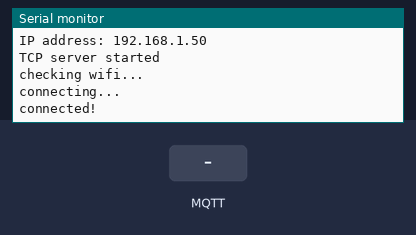
A sketch run on a simulated ESP32. On the bench: the last lines printed to the serial monitor. The test bench sets the inputs (shaded band). WiFi joins after 1.5 s; servers stay silent unless stated; no MQTT or app messages arrive unless stated.

Above: at 4.2 s.
4.3 s: MQTT message "1" arrives on the first subscribed topic
At 5.1 s:
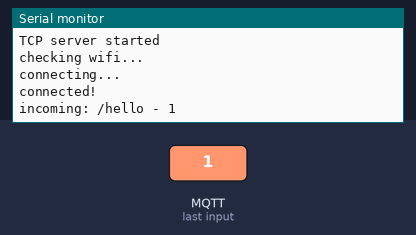
5.8 s: MQTT message "on" arrives on the first subscribed topic
At 7.0 s:
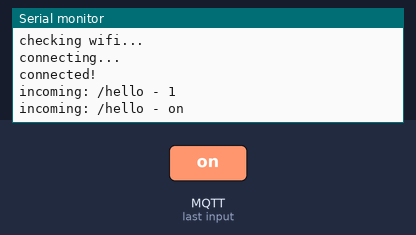
7.3 s: MQTT message "off" arrives on the first subscribed topic
At 8.6 s:
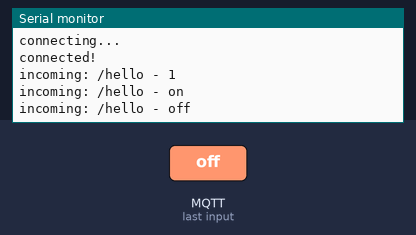

The sketch:

sketch_mqtt_demo.ino
```cpp
// This example uses an ESP32 Development Board
// to connect to shiftr.io.
//
// You can check on your device after a successful
// connection here: https://shiftr.io/try.
//
// by Joël Gähwiler
// https://github.com/256dpi/arduino-mqtt

#include <WiFiClientSecure.h>
#include <MQTT.h>

const char ssid[] = "XYZ";
const char password[] = "PDQ";

WiFiClientSecure net;
MQTTClient client(1024);

unsigned long lastMillis = 0;

void connect() {
  Serial.print("checking wifi...");
  while (WiFi.status() != WL_CONNECTED) {
    Serial.print(".");
    delay(1000);
  }

  Serial.print("\nconnecting...");
  while (!client.connect("smarthouse", false)) {
    Serial.println("Trying to connect to MQTt broker");
    delay(1000);
  }

  Serial.println("\nconnected!");

  client.subscribe("/hello");
  // client.unsubscribe("/hello");
}

void messageReceived(String &topic, String &payload) {
  Serial.println("incoming: " + topic + " - " + payload);

  // Note: Do not use the client in the callback to publish, subscribe or
  // unsubscribe as it may cause deadlocks when other things arrive while
  // sending and receiving acknowledgments. Instead, change a global variable,
  // or push to a queue and handle it in the loop after calling `client.loop()`.
}

void setup() {
  Serial.begin(115200);
  WiFi.begin(ssid, password);
  while (WiFi.status() != WL_CONNECTED) {
    delay(3000);
    Serial.println("Trying to connect to WIFI");
    Serial.println(ssid);

  }
  Serial.println("");
  Serial.print("Connected to ");
  Serial.println(ssid);
  Serial.print("IP address: ");
  Serial.println(WiFi.localIP());

  Serial.println("TCP server started");

  // Note: Local domain names (e.g. "Computer.local" on OSX) are not supported
  // by Arduino. You need to set the IP address directly.
  //
  // MQTT brokers usually use port 8883 for secure connections.
  client.begin("192.168.1.27", 1883, net);
  client.onMessage(messageReceived);

  connect();
}

void loop() {
  client.loop();
  delay(10);  // <- fixes some issues with WiFi stability

  // publish a message roughly every second.
  if (millis() - lastMillis > 1000) {
    if (!client.connected()) {
      Serial.print("lastError: ");
      Serial.println(client.lastError());
      connect();
    }
    lastMillis = millis();
    client.publish("/hello", "world");
  }
}
```

Measured:
- after the input at 4.3 s, the serial monitor: prints a new line at once (image 1)
- after the input at 5.8 s, the serial monitor: prints a new line at once (image 2)
- after the input at 7.3 s, the serial monitor: prints a new line at once (image 3)
